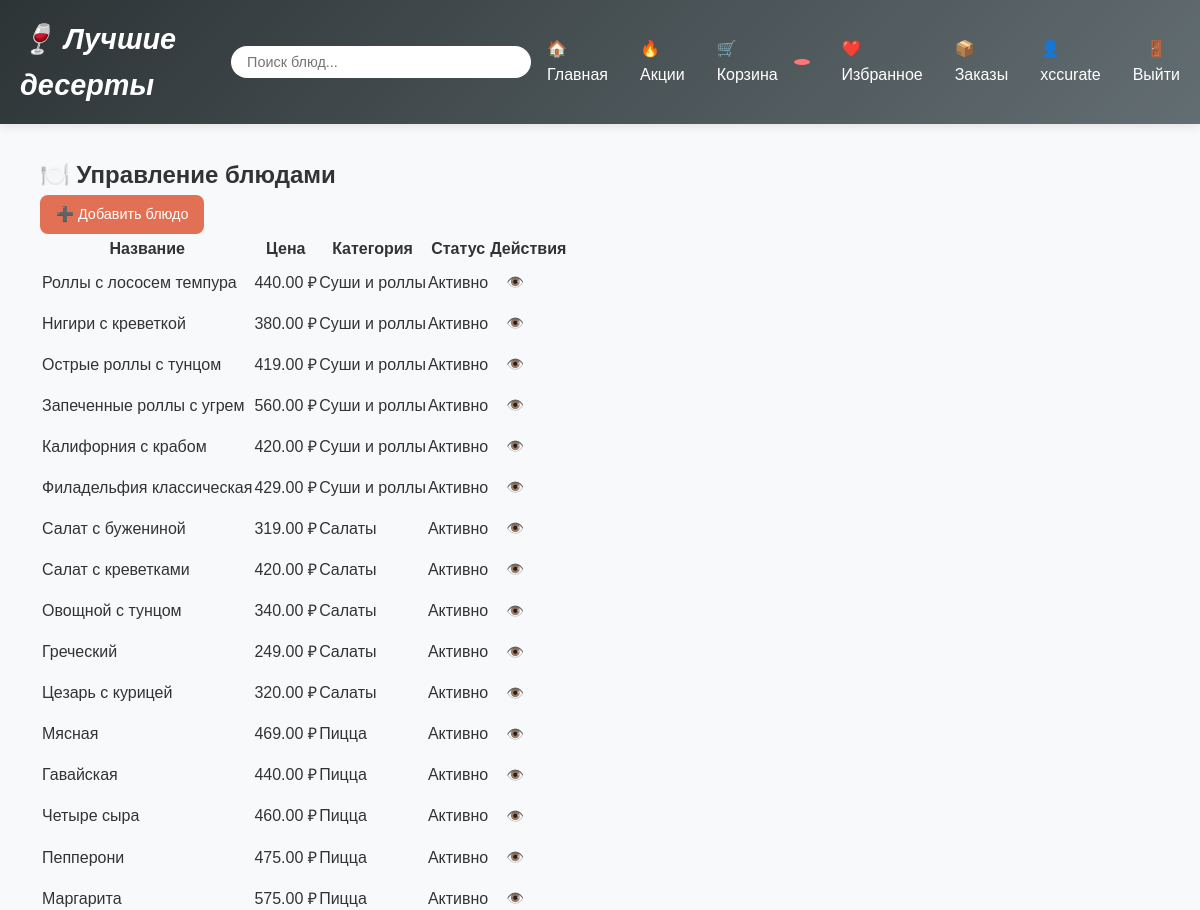
Before: /manage/dishes/ (signed in, upper part) with the older database file.
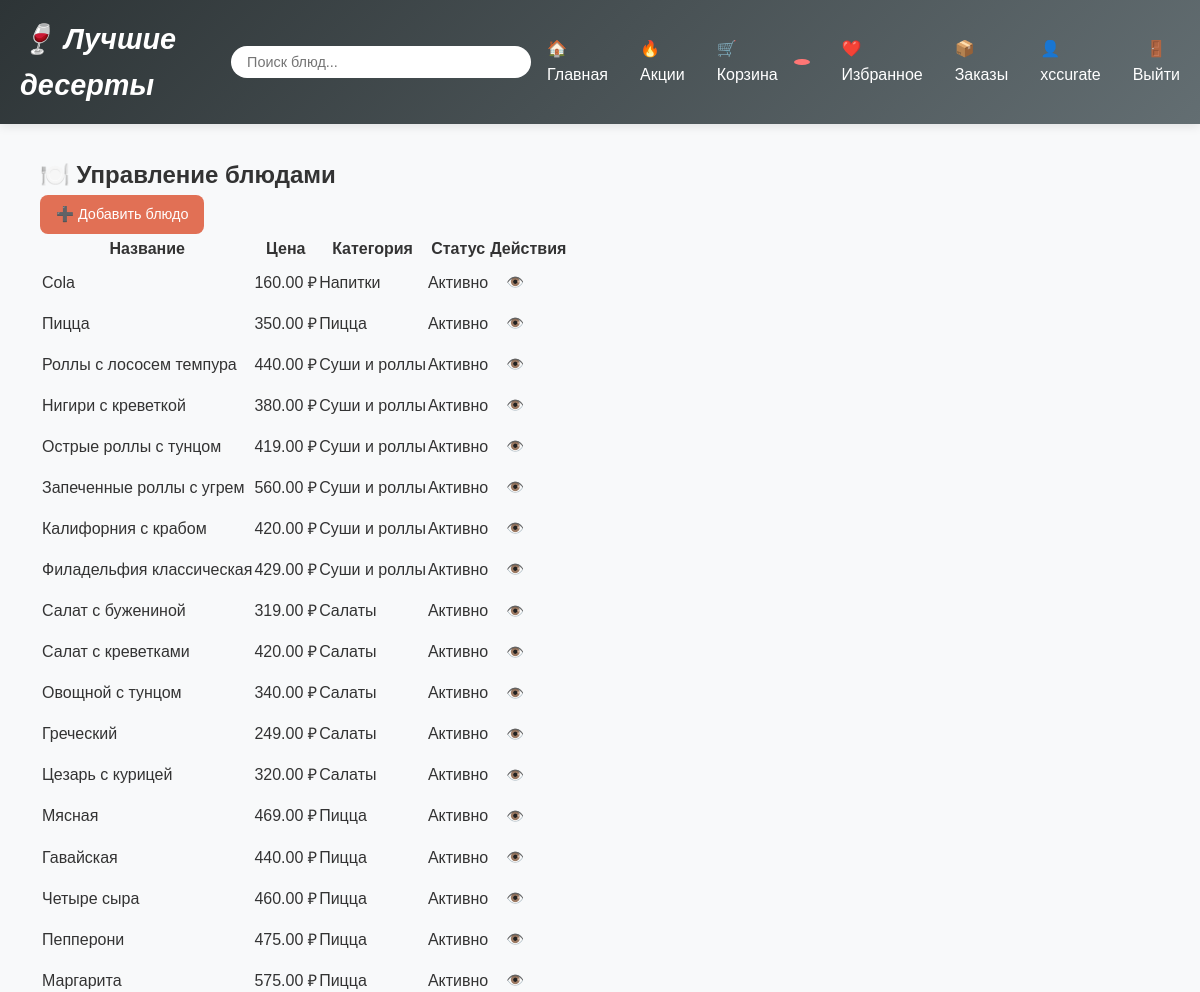
After: the same page with the newer database file.
### first_app/models.py (models this page shows, shortened)
class Блюдо(models.Model):
    ТИП_БЛЮДА = [
        ('закуска', 'Закуска'),
        ('салат', 'Салат'),
        ('суп', 'Суп'),
        ('основное', 'Основное блюдо'),
        ('десерт', 'Десерт'),
        ('напиток', 'Напиток'),
    ]
    УРОВЕНЬ_ОСТРОТЫ = [
        (0, 'Не острое'),
        (1, 'Слабо острое'),
        (2, 'Средне острое'),
        (3, 'Острое'),
        (4, 'Очень острое')
    ]
    категория = models.ForeignKey(Категория, on_delete=models.CASCADE, related_name='блюда')
    тип_блюда = models.CharField(max_length=20, choices=ТИП_БЛЮДА, default='основное')
    название = models.CharField(max_length=200, verbose_name="Название блюда")
    slug = models.SlugField(max_length=200, unique=True, verbose_name="URL")
    описание = models.TextField(blank=True, verbose_name="Описание")
    цена = models.DecimalField(max_digits=10, decimal_places=2, verbose_name="Цена")
    изображение = models.CharField(max_length=500, blank=True, verbose_name="Ссылка на изображение")
    вес_объем = models.CharField(max_length=50, verbose_name="Вес/Объем")
    состав = models.TextField(verbose_name="Состав")
    пищевая_ценность = models.JSONField(default=dict, verbose_name="Пищевая ценность")
    время_приготовления = models.PositiveIntegerField(default=15, verbose_name="Время приготовления (мин)")
    уровень_остроты = models.PositiveIntegerField(choices=УРОВЕНЬ_ОСТРОТЫ, default=0)
    теги = models.JSONField(default=list)
    активно = models.BooleanField(default=True)
    акция = models.BooleanField(default=False)
    цена_со_скидкой = models.DecimalField(max_digits=10, decimal_places=2, blank=True, null=True)
    популярность = models.IntegerField(default=0)
    создано = models.DateTimeField(auto_now_add=True)
    обновлено = models.DateTimeField(auto_now=True)
    class Meta:
        db_table = 'блюда'
        verbose_name = "Блюдо"
        verbose_name_plural = "Блюда"
        ordering = ['-популярность', 'название']
    @property
    def текущая_цена(self):
        if self.акция and self.цена_со_скидкой:
            return self.цена_со_скидкой
        return self.цена

class Категория(models.Model):
    название = models.CharField(max_length=100, verbose_name="Название категории")
    slug = models.SlugField(max_length=100, unique=True, verbose_name="URL")
    описание = models.TextField(blank=True, verbose_name="Описание")
    изображение = models.CharField(max_length=500, blank=True, verbose_name="Изображение категории")
    иконка = models.CharField(max_length=50, default='🍽️', verbose_name="Иконка")
    активно = models.BooleanField(default=True, verbose_name="Активна")
    теги = models.JSONField(default=list, verbose_name="Теги категории")
    создано = models.DateTimeField(auto_now_add=True)
    обновлено = models.DateTimeField(auto_now=True)
    class Meta:
        db_table = 'категории'
        verbose_name = "Категория"
        verbose_name_plural = "Категории"
        ordering = ['название']

### first_app/views.py (the view)
# urls.py: path('manage/dishes/', views.список_блюд_админ, name='список_блюд_админ'),
@user_passes_test(is_admin, login_url='/admin/login/')
def список_блюд_админ(request):
    блюда = Блюдо.objects.all().order_by('-создано')
    return render(request, 'admin/dishes_list.html', {'блюда': блюда})

### first_app/views.py (called while the page is built)
def is_admin(user):
    return user.is_authenticated and user.is_staff

### templates/admin/dishes_list.html
{% extends 'base.html' %}
{% block content %}
<div class="container mt-4">
    <h2>🍽️ Управление блюдами</h2>
    <div class="mb-3">
        <a href="{% url 'добавить_блюдо' %}" class="btn btn-primary">➕ Добавить блюдо</a>
    </div>
    <div class="table-responsive">
        <table class="table table-striped">
            <thead>
                <tr>
                    <th>Название</th>
                    <th>Цена</th>
                    <th>Категория</th>
                    <th>Статус</th>
                    <th>Действия</th>
                </tr>
            </thead>
            <tbody>
                {% for блюдо in блюда %}
                <tr>
                    <td>{{ блюдо.название }}</td>
                    <td>{{ блюдо.текущая_цена }} ₽</td>
                    <td>{{ блюдо.категория.название }}</td>
                    <td>
                        {% if блюдо.активно %}
                        <span class="badge bg-success">Активно</span>
                        {% else %}
                        <span class="badge bg-danger">Не активно</span>
                        {% endif %}
                    </td>
                    <td>
                        <a href="{% url 'dish_detail' блюдо.slug %}" class="btn btn-sm btn-info">👁️</a>
                    </td>
                </tr>
                {% endfor %}
            </tbody>
        </table>
    </div>
</div>
{% endblock %}

### templates/base.html (shortened to what this page needs)
<!DOCTYPE html>
<html lang="ru">
<head>
</head>
<body>
    <header class="header">
        <div class="container">
            <nav class="nav">
                <a href="{% url 'home' %}" class="logo">🍷 Лучшие десерты</a>
                <div class="search-container">
                    <input type="text" class="search-input" placeholder="Поиск блюд..." id="search-input">
                </div>
                <ul class="nav-links">
                    <li><a href="{% url 'home' %}" class="{% if request.resolver_match.url_name == 'home' %}active{% endif %}">🏠 Главная</a></li>
                    <li><a href="{% url 'promotions' %}" class="{% if request.resolver_match.url_name == 'promotions' %}active{% endif %}">🔥 Акции</a></li>
                    {% if user.is_authenticated %}
                        <li><a href="{% url 'корзина' %}">🛒 Корзина <span class="cart-count" id="cart-count">{{ user.корзина.количество_позиций }}</span></a></li>
                        <li><a href="{% url 'избранное' %}">❤️ Избранное</a></li>
                        <li><a href="{% url 'история_заказов' %}">📦 Заказы</a></li>
                        <li><a href="{% url 'профиль' %}">👤 {{ user.username }}</a></li>
                        <li>
                            <form action="{% url 'logout' %}" method="post" style="display: inline;">
                                <button type="submit">🚪 Выйти</button>
                            </form>
                        </li>
                    {% else %}
                        <li><a href="{% url 'login' %}">🔑 Войти</a></li>
                        <li><a href="{% url 'register' %}">📝 Регистрация</a></li>
                    {% endif %}
                </ul>
            </nav>
        </div>
    </header>
    <main class="main">
        <div class="container">
            {% block content %}
            {% endblock %}
        </div>
    </main>
</body>
</html>

### templates/base.html (style rules this page uses)
* { margin: 0; padding: 0; box-sizing: border-box; }
body { font-family: 'Arial', sans-serif; line-height: 1.6; color: #333; background-color: #f8f9fa; }
.container { max-width: 1200px; margin: 0 auto; padding: 0 20px; }
.header { background: linear-gradient(135deg, #2d3436, #636e72); color: white; padding: 1rem 0; box-shadow: 0 2px 10px rgba(0,0,0,0.1); position: sticky; top: 0; z-index: 1000; }
.nav { display: flex; justify-content: space-between; align-items: center; }
.logo { font-size: 1.8rem; font-weight: bold; text-decoration: none; color: white; font-style: italic; }
.nav-links { display: flex; list-style: none; gap: 2rem; align-items: center; }
.nav-links a { color: white; text-decoration: none; font-weight: 500; transition: opacity 0.3s; display: flex; align-items: center; gap: 0.5rem; }
.nav-links button { color: white; text-decoration: none; font-weight: 500; transition: opacity 0.3s; display: flex; align-items: center; gap: 0.5rem; background: none; border: none; cursor: pointer; font: inherit; }
.cart-count { background: #ff7675; color: white; border-radius: 50%; padding: 0.2rem 0.5rem; font-size: 0.8rem; margin-left: 0.5rem; }
.search-container { position: relative; margin: 0 1rem; }
.search-input { padding: 0.5rem 1rem; border: none; border-radius: 25px; width: 300px; font-size: 0.9rem; }
.main { min-height: calc(100vh - 140px); padding: 2rem 0; }
.btn { padding: 0.5rem 1rem; border: none; border-radius: 8px; cursor: pointer; font-weight: 500; transition: all 0.3s; text-decoration: none; display: inline-flex; align-items: center; gap: 0.5rem; font-size: 0.9rem; }
.btn-primary { background: #e17055; color: white; }

Changed rows visible on the page:
added Блюдо: название "Cola", акция+цена_со_скидкой "160.00", категория.название "Напитки", активно "Активно"
added Блюдо: название "Пицца", акция+цена_со_скидкой "350.00", категория.название "Пицца", активно "Активно"
